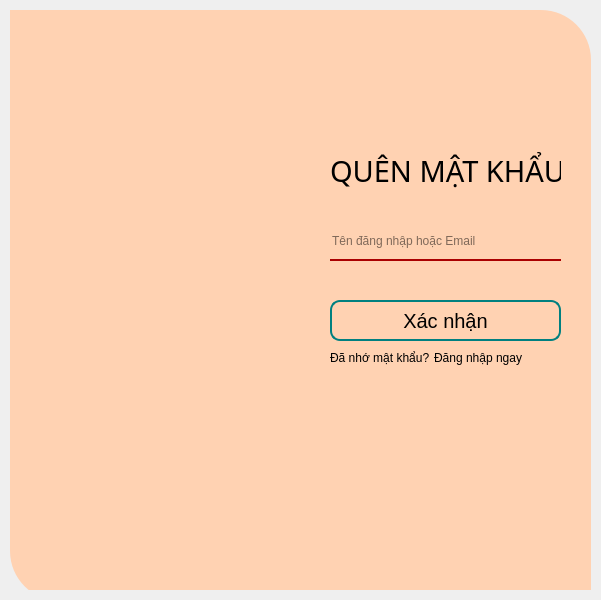
<?xml version="1.0" encoding="UTF-8"?>
<ui version="4.0">
 <class>ForgotPw</class>
 <widget class="QMainWindow" name="ForgotPw">
  <property name="geometry">
   <rect>
    <x>0</x>
    <y>0</y>
    <width>601</width>
    <height>600</height>
   </rect>
  </property>
  <property name="windowTitle">
   <string>MainWindow</string>
  </property>
  <widget class="QWidget" name="centralwidget">
   <layout class="QVBoxLayout" name="verticalLayout">
    <property name="spacing">
     <number>0</number>
    </property>
    <property name="leftMargin">
     <number>10</number>
    </property>
    <property name="topMargin">
     <number>10</number>
    </property>
    <property name="rightMargin">
     <number>10</number>
    </property>
    <property name="bottomMargin">
     <number>10</number>
    </property>
    <item>
     <widget class="QFrame" name="frame">
      <property name="styleSheet">
       <string notr="true">border-top-right-radius: 50px;
background-color: rgb(255, 210, 178);
border-bottom-left-radius: 50px;</string>
      </property>
      <property name="frameShape">
       <enum>QFrame::NoFrame</enum>
      </property>
      <widget class="QLabel" name="label_image">
       <property name="geometry">
        <rect>
         <x>0</x>
         <y>0</y>
         <width>291</width>
         <height>591</height>
        </rect>
       </property>
       <property name="styleSheet">
        <string notr="true">border-image: url(:/image/resources/pic/lib3.jpg);
border-top-right-radius: 0px; </string>
       </property>
       <property name="text">
        <string/>
       </property>
      </widget>
      <widget class="QLabel" name="label_QuenMK">
       <property name="geometry">
        <rect>
         <x>320</x>
         <y>140</y>
         <width>231</width>
         <height>41</height>
        </rect>
       </property>
       <property name="font">
        <font>
         <family>Agbalumo</family>
         <pointsize>22</pointsize>
        </font>
       </property>
       <property name="text">
        <string>QUÊN MẬT KHẨU</string>
       </property>
      </widget>
      <widget class="QLineEdit" name="lineEdit">
       <property name="geometry">
        <rect>
         <x>320</x>
         <y>220</y>
         <width>231</width>
         <height>31</height>
        </rect>
       </property>
       <property name="styleSheet">
        <string notr="true">border: none;
background-color: rgb(255, 210, 178);
padding-bottom: 7px;
color: rgb(0, 0, 0);
border-bottom:2px solid rgb(170, 0, 0);</string>
       </property>
       <property name="placeholderText">
        <string>Tên đăng nhập hoặc Email</string>
       </property>
      </widget>
      <widget class="QPushButton" name="Btn_fgpw">
       <property name="geometry">
        <rect>
         <x>320</x>
         <y>290</y>
         <width>231</width>
         <height>41</height>
        </rect>
       </property>
       <property name="styleSheet">
        <string notr="true">QPushButton {
	background-color: rgb(255, 210, 178);
    color: black; /* Màu chữ */
    border: 2px solid #008080; /* Màu xanh mòng két cho viền */
	border-radius: 10px;
    padding: 2px 2px; /* Khoảng cách bên trong */
    font-size: 20px; /* Kích thước chữ */
    transition: background-color 0.3s ease; /* Hiệu ứng chuyển đổi màu nền */
}

QPushButton:hover {
	background-color: rgb(255, 255, 255); /* Màu xanh mòng két khi hover */
    color: black; /* Màu chữ khi hover */
}</string>
       </property>
       <property name="text">
        <string>Xác nhận</string>
       </property>
      </widget>
      <widget class="QLabel" name="label_title">
       <property name="geometry">
        <rect>
         <x>320</x>
         <y>340</y>
         <width>101</width>
         <height>16</height>
        </rect>
       </property>
       <property name="styleSheet">
        <string notr="true"/>
       </property>
       <property name="text">
        <string>Đã nhớ mật khẩu?</string>
       </property>
      </widget>
      <widget class="QLabel" name="label_Login">
       <property name="geometry">
        <rect>
         <x>424</x>
         <y>340</y>
         <width>91</width>
         <height>16</height>
        </rect>
       </property>
       <property name="autoFillBackground">
        <bool>false</bool>
       </property>
       <property name="styleSheet">
        <string notr="true">QLabel:hover{
	color: rgb(170, 255, 255);
}</string>
       </property>
       <property name="text">
        <string>Đăng nhập ngay</string>
       </property>
      </widget>
      <widget class="QLabel" name="label_Exit">
       <property name="geometry">
        <rect>
         <x>538</x>
         <y>20</y>
         <width>21</width>
         <height>21</height>
        </rect>
       </property>
       <property name="styleSheet">
        <string notr="true">border-image: url(:/icon/resources/icon-pack/exit_icon.png)</string>
       </property>
       <property name="text">
        <string/>
       </property>
      </widget>
      <widget class="QLabel" name="label_Return">
       <property name="geometry">
        <rect>
         <x>310</x>
         <y>20</y>
         <width>21</width>
         <height>21</height>
        </rect>
       </property>
       <property name="styleSheet">
        <string notr="true">border-image: url(:/icon/resources/icon-pack/arrow_icon.png);</string>
       </property>
       <property name="text">
        <string/>
       </property>
      </widget>
     </widget>
    </item>
   </layout>
  </widget>
 </widget>
 <resources>
  <include location="../image.qrc"/>
 </resources>
 <connections/>
</ui>
